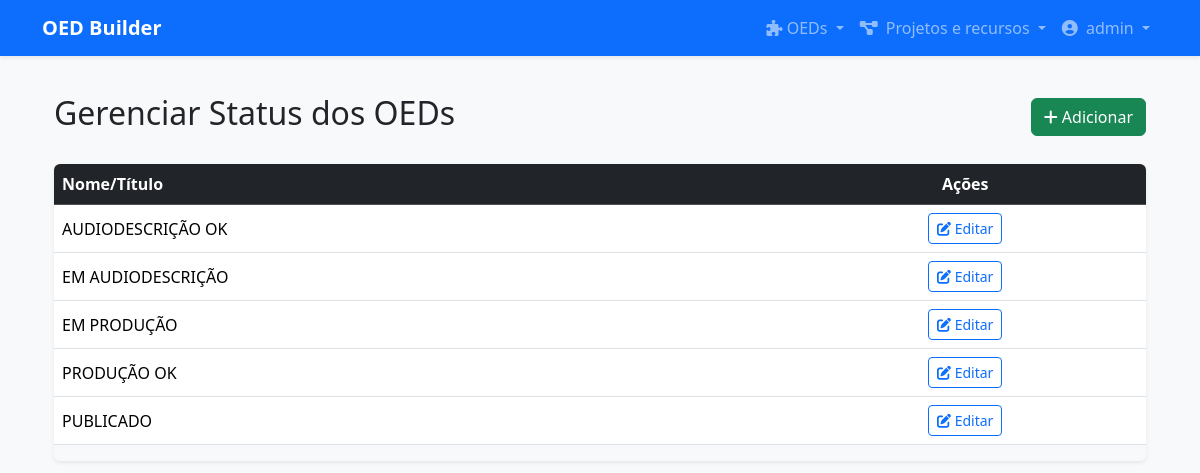
/projetos/status-oed/listar/ (signed in), run on the app's committed database.
### usuarios/models.py (models this page shows, shortened)
class Usuario(AbstractUser):
    email = models.EmailField('E-mail', unique=True) # Torna o e-mail obrigatório e único
    aprovado = models.BooleanField('Aprovado pelo Coordenador', default=False)

### projetos/models.py (models this page shows, shortened)
class StatusOed(AuditoriaBase):
    nome = models.CharField('Status do OED', max_length=100, unique=True)
    class Meta:
        verbose_name = 'Status do OED'
        verbose_name_plural = 'Status dos OEDs'
        ordering = ['nome']

### projetos/views.py (the view)
# urls.py: path('status-oed/listar/', views.StatusOedListView.as_view(), name='listar_status_oed'),
class StatusOedListView(CoordenadorRequiredMixin, ListView):
    model = StatusOed
    template_name = 'projetos/lista_generica.html'
    context_object_name = 'status_oed'
    ordering = ['nome']
    def get_context_data(self, **kwargs):
        context = super().get_context_data(**kwargs)
        context['verbose_name'] = self.model._meta.verbose_name
        context['verbose_name_plural'] = self.model._meta.verbose_name_plural
        return context
    def get_create_url(self): return reverse_lazy('novo_status_oed')
    def get_update_url_name(self): return "editar_status_oed"

### projetos/views.py (called while the page is built)
    def test_func(self):
        return self.request.user.groups.filter(name='Coordenador').exists() or self.request.user.is_superuser

### projetos/templates/projetos/lista_generica.html
{% extends "base.html" %}
{% block content %}
<div class="container mt-4">
    <div class="d-flex justify-content-between align-items-center mb-4">
        <h2>Gerenciar {{ verbose_name_plural|default:"Registros" }}</h2>
        <a href="{{ view.get_create_url }}" class="btn btn-success">
            <i class="fas fa-plus"></i> Adicionar
        </a>
    </div>
    <div class="table-responsive shadow-sm rounded">
        <table class="table table-hover align-middle bg-white">
            <thead class="table-dark">
                <tr>
                    <th>Nome/Título</th>
                    <th class="text-center">Ações</th>
                </tr>
            </thead>
            <tbody>
                {% for item in object_list %}
                <tr>
                    <td>{{ item.nome }}</td>
                    <td class="text-center">
                        <a href="{% url view.get_update_url_name pk=item.pk %}" class="btn btn-sm btn-outline-primary">
                            <i class="fas fa-edit"></i> Editar
                        </a>
                    </td>
                </tr>
                {% empty %}
                <tr><td colspan="2" class="text-center text-muted">Nenhum registro encontrado.</td></tr>
                {% endfor %}
            </tbody>
        </table>
    </div>
</div>
{% endblock %}

### core/templates/base.html (shortened to what this page needs)
{% load django_bootstrap5 %}
{% load static %}
<!DOCTYPE html>
<html lang="pt-br">
<head>
    {% bootstrap_css %}
    <link rel="stylesheet" href="{% static 'css/style.css' %}">
    <link rel="stylesheet" href="https://cdnjs.cloudflare.com/ajax/libs/font-awesome/6.5.1/css/all.min.css">
</head>
<body class="bg-light">
    <nav class="navbar navbar-expand-lg navbar-dark bg-primary fixed-top shadow-sm">
        <div class="container">
            <a class="navbar-brand fw-bold" href="{% url 'home' %}">OED Builder</a>
            <div class="collapse navbar-collapse" id="navbarNav">
                <ul class="navbar-nav ms-auto">
                    {% if request.user.is_authenticated %}
                    <li class="nav-item dropdown">
                        <a class="nav-link dropdown-toggle" href="#" id="navbarDropdownOeds" role="button"
                            data-bs-toggle="dropdown" aria-expanded="false">
                            <i class="fa fa-puzzle-piece" aria-hidden="true"></i> OEDs
                        </a>
                    </li>
                    <li class="nav-item dropdown">
                        <a class="nav-link dropdown-toggle" href="#" id="navbarDropdownProjetos" role="button"
                            data-bs-toggle="dropdown" aria-expanded="false">
                            <i class="fas fa-diagram-project me-1"></i> Projetos e recursos
                        </a>
                    </li>
                    <li class="nav-item dropdown">
                        <a class="nav-link dropdown-toggle" href="#" id="userDropdown" role="button"
                            data-bs-toggle="dropdown" aria-expanded="false">
                            <i class="fas fa-user-circle me-1"></i> {{ request.user.username }}
                        </a>
                    </li>
                    {% endif %}
                </ul>
            </div>
        </div>
    </nav>
    <main class="container">
        {% block content %}
        {% endblock %}
    </main>
</body>
</html>

### core/templates/base.html (style rules this page uses)
body { padding-top: 70px; }

### data on the page
Usuario: user.username "admin"
StatusOed: nome "AUDIODESCRIÇÃO OK"
StatusOed: nome "EM AUDIODESCRIÇÃO"
StatusOed: nome "EM PRODUÇÃO"
StatusOed: nome "PRODUÇÃO OK"
StatusOed: nome "PUBLICADO"

### other printed values
{{ verbose_name_plural|default:"Registros" }} "Status dos OEDs"
